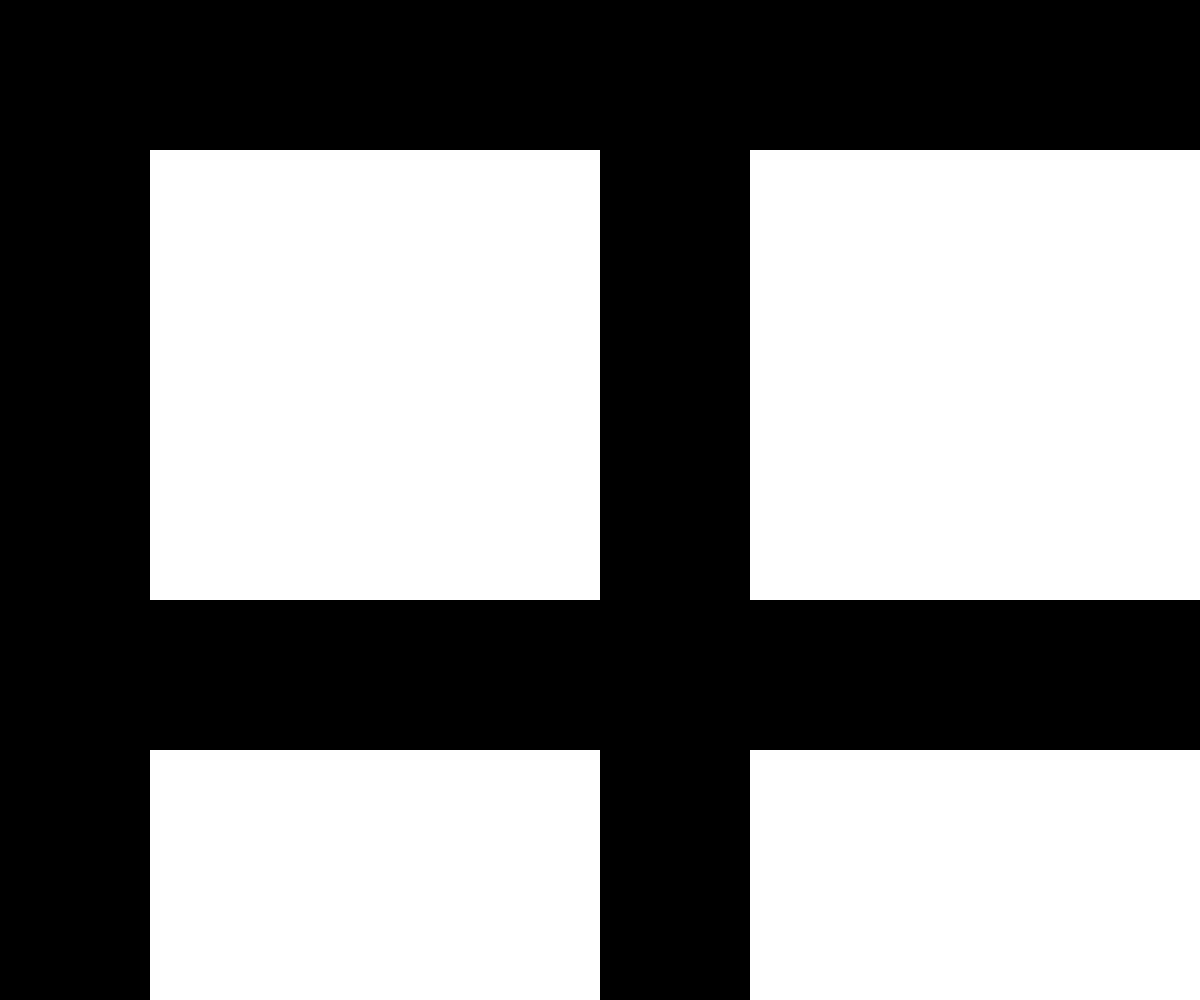
Frame 1 (no input)
Frame 2 (the mouse pressed at the canvas centre, redrawn once): identical to frame 1, image omitted

The p5.js sketch that drew this single still picture (run headless with seeded random() and noise() and a simulated clock; the mouse was pressed at the canvas centre and the sketch redrawn once):

// p5.js sketch
// ── sketch.js
// chess board
// Leif Christensen
// Date
//
// Extra for Experts:
// - describe what you did to take this project "above and beyond"


function setup() {
  createCanvas(windowWidth, windowHeight);
  noStroke();
  noLoop();
}

function draw() {
  background(255);
	for (let rectX = 0; rectX < width; rectX += width/8) {
		for (let rectY = 0; rectY < height; rectY += width/8){
			if(rectX % 8 === 0 || rectY % 8 === 0){ 
        fill(0);
        rect(rectX, rectY, width/8, width /8); 
      }			
      else {
        fill(255)
        rect(rectX, rectY, width/8, width /8); 
      }
		}
  }
}
